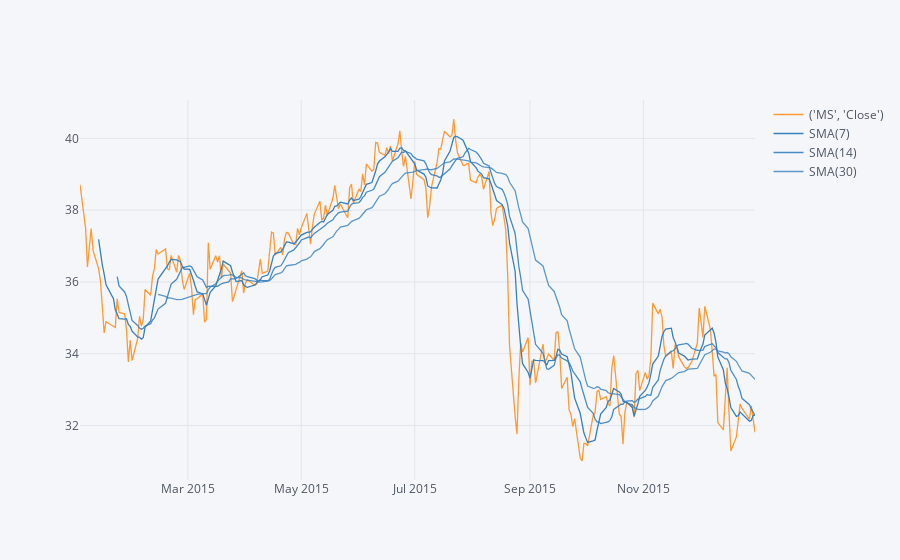

The notebook cell this image was saved under:
### Markdown cell above
** Use .ta_plot(study='sma') to create a Simple Moving Averages plot of Morgan Stanley for the year 2015.**

### Code cell
bank_stocks['MS', 'Close']['2015-01-01':'2016-01-01'].ta_plot(study='sma', period=[7, 14, 30])

### Figure 1 — Plotly figure (JSON) as saved in the notebook; plotly's stock layout.template omitted (floating-point values rounded to 4 significant figures; data arrays with more than 128 entries replaced by an {"elided": "..."} marker saying what was removed)
{"data": [{"line": {"color": "rgba(255, 153, 51, 1.0)", "dash": "solid", "shape": "linear", "width": 1.3}, "mode": "lines", "name": "('MS', 'Close')", "text": "", "type": "scatter", "x": {"elided": "252 str values"}, "y": {"elided": "252 float values"}}, {"line": {"color": "rgba(55, 128, 191, 1.0)", "dash": "solid", "shape": "linear", "width": 1.3}, "mode": "lines", "name": "SMA(7)", "text": "", "type": "scatter", "x": {"elided": "252 str values"}, "y": {"elided": "252 mixed values"}}, {"line": {"color": "rgba(55, 128, 191, 0.8999999999999999)", "dash": "solid", "shape": "linear", "width": 1.3}, "mode": "lines", "name": "SMA(14)", "text": "", "type": "scatter", "x": {"elided": "252 str values"}, "y": {"elided": "252 mixed values"}}, {"line": {"color": "rgba(55, 128, 191, 0.7999999999999998)", "dash": "solid", "shape": "linear", "width": 1.3}, "mode": "lines", "name": "SMA(30)", "text": "", "type": "scatter", "x": {"elided": "252 str values"}, "y": {"elided": "252 mixed values"}}], "layout": {"legend": {"bgcolor": "#F5F6F9", "font": {"color": "#4D5663"}}, "paper_bgcolor": "#F5F6F9", "plot_bgcolor": "#F5F6F9", "title": {"font": {"color": "#4D5663"}}, "xaxis": {"gridcolor": "#E1E5ED", "showgrid": true, "tickfont": {"color": "#4D5663"}, "title": {"font": {"color": "#4D5663"}, "text": ""}, "zerolinecolor": "#E1E5ED"}, "yaxis": {"gridcolor": "#E1E5ED", "showgrid": true, "tickfont": {"color": "#4D5663"}, "title": {"font": {"color": "#4D5663"}, "text": ""}, "zerolinecolor": "#E1E5ED"}}}
